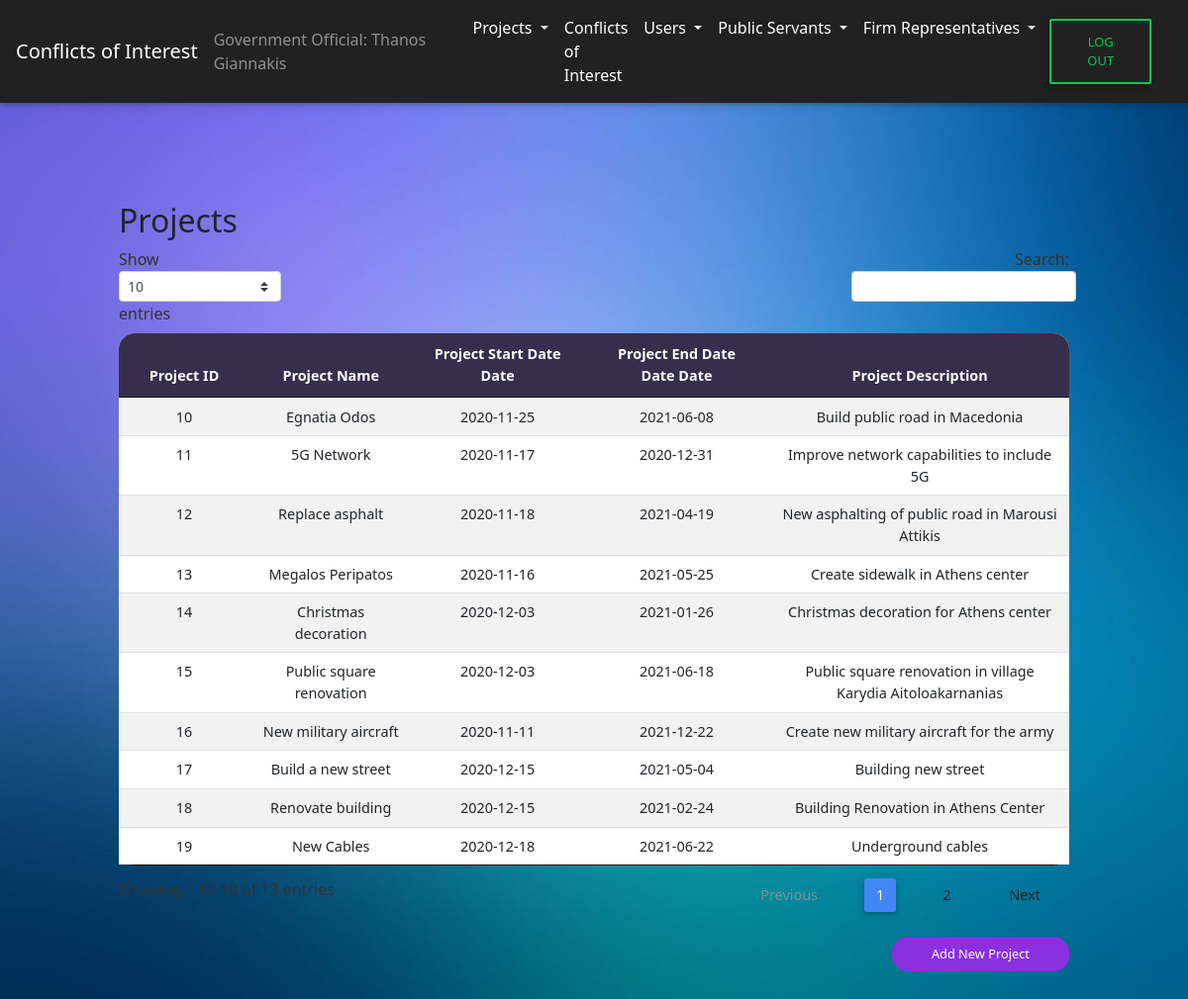
Screenshot of /CoI/projects_GO.php (signed in) with the database file from the repository.
### tables this page shows
CREATE TABLE `projects` (
  `project_id` int(12) NOT NULL,
  `project_name` varchar(255) NOT NULL,
  `project_start_date` date NOT NULL,
  `project_end_date` date NOT NULL,
  `project_desc` varchar(1000) NOT NULL CHECK (`project_start_date` < `project_end_date` and `project_start_date` > '2019-01-01')
);

### CoI/projects_GO.php (the view, shortened to what this page needs)
<?php
include('header.php');
include('navbar_GO.php');
?>
<div id="View All Projects" class="tabcontent" id="defaultOpen">
    <div class="wrapper-table">
        <div class="page-header clearfix">
            <h2 class="pull-left">Projects</h2>
        </div>
        <?php
        $sql = "SELECT * FROM projects";
        if ($result = mysqli_query($conn, $sql)) {
            if (mysqli_num_rows($result) > 0) {
                echo  "<table id='projects' class='table table-striped table-sm project-table' cellspacing='0' width='100%'>";
                echo "<thead>";
                echo "<tr>";
                echo "<th class='th-sm' id ='th-first' >Project ID</th>";
                echo "<th class='th-sm'>Project Name</th>";
                echo "<th class='th-sm'>Project Start Date Date</th>";
                echo "<th class='th-sm'>Project End Date Date Date</th>";
                echo "<th class='th-sm' id='th-last'>Project Description</th>";
                echo "</tr>";
                echo "</thead>";
                echo "<tbody>";
                while ($row = mysqli_fetch_array($result)) {
                    echo "<tr>";
                    echo "<td>" . $row['project_id'] . "</td>";
                    echo "<td>" . $row['project_name'] . "</td>";
                    echo "<td>" . $row['project_start_date'] . "</td>";
                    echo "<td>" . $row['project_end_date'] . "</td>";
                    echo "<td>" . $row['project_desc'] . "</td>";
                    echo "</tr>";
                }
                echo "</table>";
            } else {
                echo "<p class='lead'><em>No records were found.</em></p>";
            }
        } else {
            echo "ERROR: Could not able to execute $sql. " . mysqli_error($conn);
        }
        echo "<a href='create_project.php' class='submit-button'>Add New Project</a>";
        ?>
    </div>
</div>
<?php include('footer.php') ?>
</body>
</html>

### CoI/css/style.css (style rules this page uses)
html, * { padding: 0px; margin: 0px; font-family: Segoe UI; }
body { height: 100%; font-family: Segoe UI; }
body { background-image: url("../assets/Background.png"); background-size: cover; background-repeat: no-repeat; background-attachment: fixed; }
.wrapper-table { margin-top: 100px; margin-bottom: 100px; width: 80%; margin-left: auto; margin-right: auto; }
.project-table { border-radius: 1rem; background-color: white; text-align: center; }
th { background-color: #362F4B; border-color: black; color: white; }
#th-first { border-radius: 16px 0px 0px 0px; }
#th-last { border-radius: 0px 16px 0px 0px; }
::placeholder { color: lightgray; }
.submit-button { border-radius: 1rem; border-width: 0; text-align: center; float: right; color: white; background-color: #8A30E1; padding: 8px; padding-right: 40px; padding-left: 40px; font-size: 80%; }

### rows the page displays
projects: project_id "10", project_name "Egnatia Odos", project_start_date "2020-11-25", project_end_date "2021-06-08", project_desc "Build public road in Macedonia"
projects: project_id "11", project_name "5G Network", project_start_date "2020-11-17", project_end_date "2020-12-31", project_desc "Improve network capabilities to include 5G"
projects: project_id "12", project_name "Replace asphalt", project_start_date "2020-11-18", project_end_date "2021-04-19", project_desc "New asphalting of public road in Marousi Attikis"
projects: project_id "13", project_name "Megalos Peripatos", project_start_date "2020-11-16", project_end_date "2021-05-25", project_desc "Create sidewalk in Athens center"
projects: project_id "14", project_name "Christmas decoration", project_start_date "2020-12-03", project_end_date "2021-01-26", project_desc "Christmas decoration for Athens center"
projects: project_id "15", project_name "Public square renovation", project_start_date "2020-12-03", project_end_date "2021-06-18", project_desc "Public square renovation in village Karydia Aitoloakarnanias"
projects: project_id "16", project_name "New military aircraft", project_start_date "2020-11-11", project_end_date "2021-12-22", project_desc "Create new military aircraft for the army"
projects: project_id "17", project_name "Build a new street", project_start_date "2020-12-15", project_end_date "2021-05-04", project_desc "Building new street"
projects: project_id "18", project_name "Renovate building", project_start_date "2020-12-15", project_end_date "2021-02-24", project_desc "Building Renovation in Athens Center"
projects: project_id "19", project_name "New Cables", project_start_date "2020-12-18", project_end_date "2021-06-22", project_desc "Underground cables"

### other values shown
$_SESSION["name"] "Thanos Giannakis"
